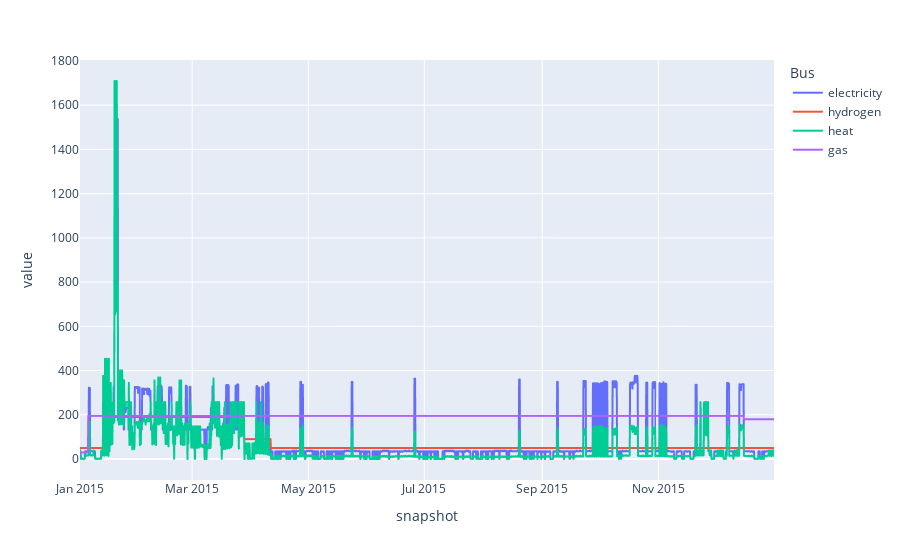

The cell this chart's notebook holds for it:
### Markdown cell above
The price time series:

### Code cell
n.buses_t.marginal_price.plot()

### Figure 1 — Plotly figure (JSON) as saved in the notebook; plotly's stock layout.template omitted (floating-point values rounded to 4 significant figures; data arrays with more than 128 entries replaced by an {"elided": "..."} marker saying what was removed)
{"data": [{"hovertemplate": "Bus=electricity<br>snapshot=%{x}<br>value=%{y}<extra></extra>", "legendgroup": "electricity", "line": {"color": "#636efa", "dash": "solid"}, "marker": {"symbol": "circle"}, "mode": "lines", "name": "electricity", "showlegend": true, "type": "scattergl", "x": {"elided": "2190 str values"}, "xaxis": "x", "y": {"elided": "2190 float values"}, "yaxis": "y"}, {"hovertemplate": "Bus=hydrogen<br>snapshot=%{x}<br>value=%{y}<extra></extra>", "legendgroup": "hydrogen", "line": {"color": "#EF553B", "dash": "solid"}, "marker": {"symbol": "circle"}, "mode": "lines", "name": "hydrogen", "showlegend": true, "type": "scattergl", "x": {"elided": "2190 str values"}, "xaxis": "x", "y": {"elided": "2190 float values"}, "yaxis": "y"}, {"hovertemplate": "Bus=heat<br>snapshot=%{x}<br>value=%{y}<extra></extra>", "legendgroup": "heat", "line": {"color": "#00cc96", "dash": "solid"}, "marker": {"symbol": "circle"}, "mode": "lines", "name": "heat", "showlegend": true, "type": "scattergl", "x": {"elided": "2190 str values"}, "xaxis": "x", "y": {"elided": "2190 float values"}, "yaxis": "y"}, {"hovertemplate": "Bus=gas<br>snapshot=%{x}<br>value=%{y}<extra></extra>", "legendgroup": "gas", "line": {"color": "#ab63fa", "dash": "solid"}, "marker": {"symbol": "circle"}, "mode": "lines", "name": "gas", "showlegend": true, "type": "scattergl", "x": {"elided": "2190 str values"}, "xaxis": "x", "y": {"elided": "2190 float values"}, "yaxis": "y"}], "layout": {"legend": {"title": {"text": "Bus"}, "tracegroupgap": 0}, "margin": {"t": 60}, "xaxis": {"anchor": "y", "domain": [0, 1], "title": {"text": "snapshot"}}, "yaxis": {"anchor": "x", "domain": [0, 1], "title": {"text": "value"}}}}
